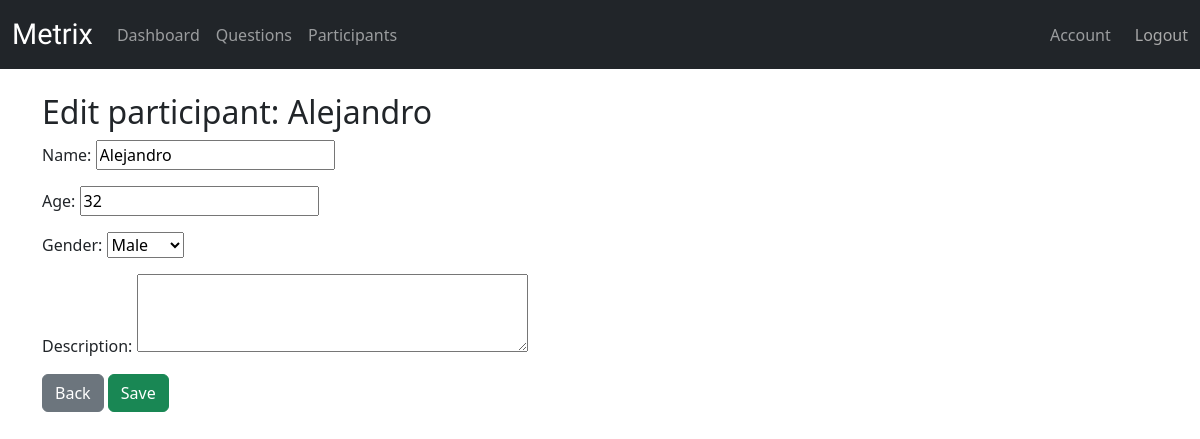
The page /participants/31/edit/ (signed in) on the database its author committed.
### metrix/models.py (models this page shows, shortened)
class Participant(models.Model):
    research = models.ForeignKey(Research, on_delete=models.CASCADE)
    participant_id = models.AutoField(primary_key=True)
    name = models.CharField(max_length=100)
    age = models.PositiveIntegerField()
    gender = models.CharField(max_length=10, choices=[('male', 'Male'), ('female', 'Female'), ('other', 'Other')])
    description = models.TextField(blank=True)

### metrix/views.py (the view)
# urls.py: path('participants/<int:pk>/edit/', views.participant_edit, name='participant-edit'),
def participant_edit(request, pk):
    participant = get_object_or_404(Participant, pk=pk)
    if request.method == 'POST':
        form = ParticipantForm(request.POST, instance=participant)
        if form.is_valid():
            form.save()
            return redirect('participant-manage-list')
    else:
        form = ParticipantForm(instance=participant)
    return render(request, 'metrix/participant_edit.html', {'form': form, 'participant': participant})

### metrix/forms.py
class ParticipantForm(forms.ModelForm):
    class Meta:
        model = Participant
        fields = ['name', 'age', 'gender', 'description']
        widgets = {
            'description': forms.Textarea(attrs={
                'rows': 3,  # wysokość w linijkach
                'style': 'resize:vertical; max-height:150px;'
            }),
        }

### metrix/templates/metrix/participant_edit.html (shortened to what this page needs)
{% extends 'metrix/base.html' %}
{% block content %}
  <h2>Edit participant: {{ participant.name }}</h2>
  <form method="post">
    {{ form.as_p }}
    <a href="{% url 'participant-manage-list' %}" class="btn btn-secondary">Back</a>
    <button type="submit" class="btn btn-success">Save</button>
  </form>
{% endblock %}

### rows shown on the page
Participant: name "Alejandro", age "32", gender "Male"
